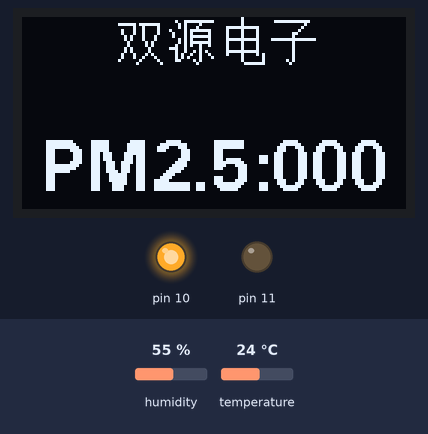
A sketch run on a simulated Arduino Uno, built with avr-gcc and run on an emulated ATmega328P. On the bench: 128×64 one-colour display, output pins drawn as LEDs (lit = HIGH). The inputs (shaded band) are chosen by the test bench; at power-on: humidity 55 %, temperature 24 °C.

Above: at 18.9 s.
19.0 s: humidity set to 22 %
At 27.4 s:
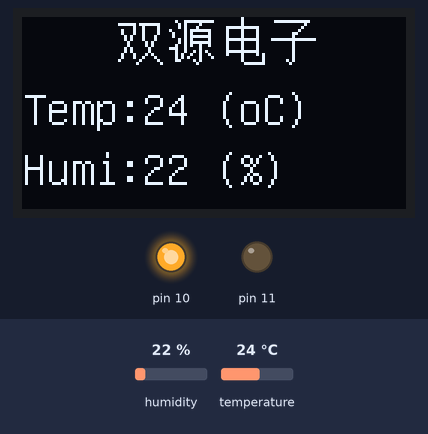
36.9 s: temperature set to 12 °C
At 45.0 s:
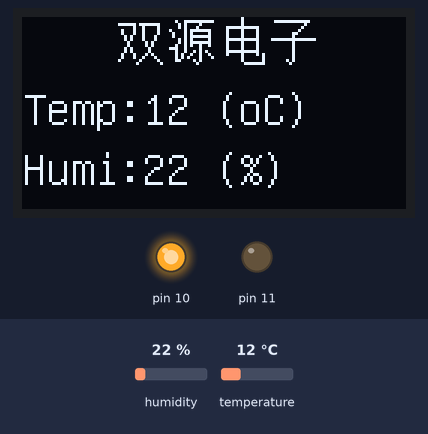
54.8 s: humidity set to 40 %
At 63.2 s:
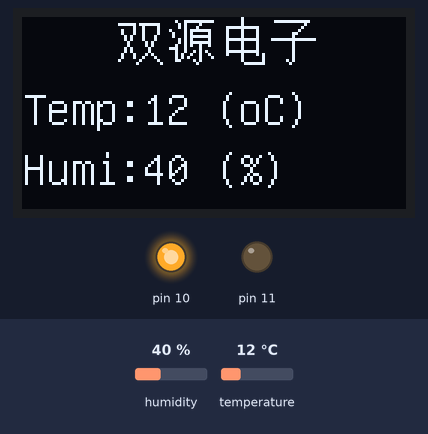
72.7 s: temperature set to 19 °C
At 80.5 s:
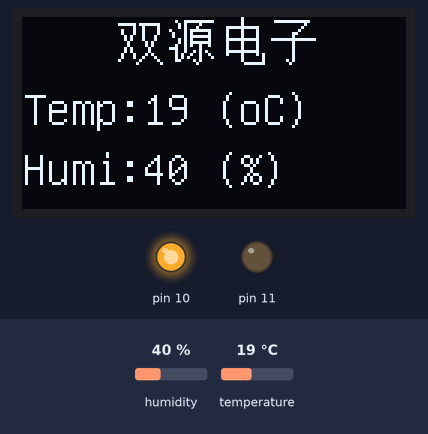
Timing chart, 0 to 82.0 s (numbered marks = the images above; inputs shaded):
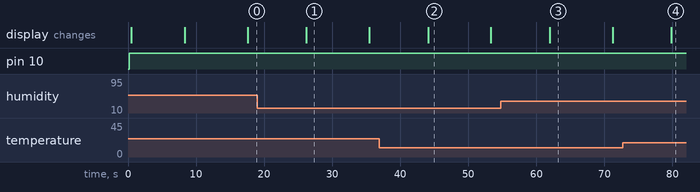

The sketch:

OLED_PM25.ino
```cpp
#include <SoftwareSerial.h>
#include "U8glib.h"
#include <dht11.h>
#define DHT11PIN 9
dht11 DHT11;
U8GLIB_SSD1306_128X64 u8g(U8G_I2C_OPT_NONE);
SoftwareSerial mySerial(8,7);
int oldVal=0;
int cnt=0;
const   uint8_t bitmap_s []   U8G_PROGMEM  ={0x00,0x00,0x00,0x00,0xFD,0xFC,0x04,0x84,0x44,0x84,0x44,0x84,0x28,0x88,0x28,0x88,
0x10,0x50,0x10,0x50,0x28,0x20,0x28,0x20,0x44,0x50,0x44,0x88,0x81,0x04,0x02,0x02};/*"双",0*/

const   uint8_t bitmap_y []   U8G_PROGMEM  ={0x00,0x00,0x27,0xFE,0x14,0x20,0x14,0x40,0x85,0xFC,0x45,0x04,0x45,0xFC,0x15,0x04,
0x15,0xFC,0x25,0x24,0xE4,0x20,0x24,0xA8,0x29,0x24,0x2A,0x22,0x30,0xA0,0x00,0x40};/*"源",1*/

const   uint8_t bitmap_d []   U8G_PROGMEM  ={0x01,0x00,0x01,0x00,0x01,0x00,0x3F,0xF8,0x21,0x08,0x21,0x08,0x21,0x08,0x3F,0xF8,
0x21,0x08,0x21,0x08,0x21,0x08,0x3F,0xF8,0x21,0x0A,0x01,0x02,0x01,0x02,0x00,0xFE};/*"电",2*/

const   uint8_t bitmap_z[]    U8G_PROGMEM  ={0x00,0x00,0x7F,0xF8,0x00,0x10,0x00,0x20,0x00,0x40,0x01,0x80,0x01,0x00,0xFF,0xFE,
0x01,0x00,0x01,0x00,0x01,0x00,0x01,0x00,0x01,0x00,0x01,0x00,0x05,0x00,0x02,0x00};/*"子",3*/
void draw(void) {
  u8g.setFont(u8g_font_unifont);
  // graphic commands to redraw the complete screen should be placed here
 u8g.drawBitmapP ( 32 , 0 , 2 , 16 , bitmap_s);
 u8g.drawBitmapP ( 49 , 0 , 2 , 16 , bitmap_y );
 u8g.drawBitmapP ( 66 , 0 , 2 , 16 , bitmap_d);
 u8g.drawBitmapP ( 83 , 0 , 2 , 16 , bitmap_z );
}
void setup() {
  // put your setup code here, to run once:
  Serial.begin(2400);
  mySerial.begin(2400);
  pinMode(10,OUTPUT);
  pinMode(11,OUTPUT);
  delay(200);
}

void loop() {
  // put your main code here, to run repeatedly:
  char str1[32];
  char str2[32];
  float val_pm25;
  int chk;
  cnt++;
  if(cnt==20)
  cnt=0;
  if(cnt<=10)
  {
    val_pm25 = calcPM25();//夏普PM2.5传感器
  //Serial.println(val_pm25);
    if(val_pm25>0)
        oldVal=(int)val_pm25;
    if(oldVal>999)
        oldVal=999;
    sprintf(str1,"PM2.5:%03d",oldVal);
    //////////////////////////////////////
    if(oldVal<150)//空气良好：绿色
  {
    digitalWrite(10,1);
    digitalWrite(11,0);
    }else if(oldVal<300)//空气一般：黄色
    {
      analogWrite(10,200);
      analogWrite(11,50);
      }else{//空气差：红色
        digitalWrite(10,0);
        digitalWrite(11,1);
      }
    //////////////////////////////////////
     u8g.firstPage();
  do {
      draw();
      u8g.setFont(u8g_font_fub17);
      u8g.drawStr(6, 58,str1);
      //u8g.drawStr(0, 40,str1);
  } while( u8g.nextPage() );

    }else{
      chk = DHT11.read(DHT11PIN);
      delay(200);
  if(chk==DHTLIB_OK)
  {
    sprintf(str1,"Humi:%d (%%)     ",(int)DHT11.humidity);
    sprintf(str2,"Temp:%d (oC)    ",(int)DHT11.temperature);
    u8g.firstPage();
  do {
      draw();
      u8g.drawStr(0, 56,str1);
      u8g.drawStr(0, 36,str2);
  } while( u8g.nextPage() );
  }

     }
  delay(500);
}
float calcPM25()//计算均值，采集5个点，去掉最大最小值，然后求平均数
{
  float val[5],vpm;
  float vmax,vmin,vsum;
  int i,j;
  vsum = 0.0;
  for(i=0;i<5;i++)
  {
    j=0;
    while(1)
    {
      vpm = GetPM25Data_sharp();
      if(vpm>1.0)
      break;
      j++;
      if(j==5)
      return 0.0;
      }
      val[i] = vpm;
      vsum+=vpm;
    }
    vmax = val[0];
    vmin = val[0];
    for(i=0;i<4;i++)
    {
      if(vmax<val[i+1])
      vmax = val[i+1];
      if(vmin>val[i+1])
      vmin = val[i+1];
      }
     vsum-=vmax;
     vsum-=vmin;
     return vsum/3.0;
 }
float GetPM25Data_sharp()//读取PM2.5传感器,波特率：2400； 校验位：无； 停止位：1 位； 数据位：8；数据包长度为7字节
{
  int cnt,pmval,readcmd[7];
  unsigned char gdata,eFlag,rbytes=0;
  float pm25;
  cnt=0;
   eFlag =0;
  while(mySerial.available()>0)
  //while(Serial.available()>0)
  {
    gdata = mySerial.read();//保存接收字符
    //gdata = Serial.read();//保存接收字符
    if(gdata==0xAA&&eFlag==0)
     {
        eFlag=1;
    }
    if(eFlag==1)
    {
        readcmd[rbytes++]=gdata;
    }
    delay(2);
    cnt++;
    if(cnt>100)
    return 0;
    if(rbytes==7)//完整帧
    {
      break;
      }
    }
    if(rbytes==0)
     return 0;
    //if(readcmd[6]!=0xFF)
    // return 0;
  pmval = readcmd[1];
  pmval<<=8;
  pmval+=readcmd[2];
  pm25 = pmval*5.0/1024.0;//计算PM2.5值
  pm25*=800.0;
  if(pm25>999)
  pm25=0;
  return pm25;
}
```

ABTButton.cpp
```cpp
/**
 * \class ABTButton
 * \brief   Driver for ultrasonic sensor device.
 * @file    ABTButton.cpp
 * @author  ANTBOT
 * @version V1.0.1
 * @date    2017/9/10
 * @brief   Driver for Me ultrasonic sensor device.
 */
#include "ABTButton.h"


ABTButton::ABTButton(unsigned char port):ABTPort(port)
{
  _SignalPin = port;
  //s1=pin1();
  //s2=pin2();
}
unsigned char ABTButton::GetButton1()
{
  pinMode(s1, INPUT);
  return digitalRead(s1);
}
unsigned char ABTButton::GetButton2()
{
  pinMode(s2, INPUT);
  return digitalRead(s2);
}
```

ABTButton.h
```cpp
/**
 * \brief   Driver for Button module.
 * @file    ABTButton.h
 * @author  ANTBOT
 * @version V1.0.0
 * @date    2017/09/10
 * @brief   Header for for ABTButton.cpp module
 */
#ifndef ABTBUTTON_H
#define ABTBUTTON_H


#include <Arduino.h>
#include "ABTPort.h"


class ABTButton : public ABTPort
{
public:

  ABTButton(uint8_t port);
  unsigned char GetButton1();
  unsigned char GetButton2();
private:
  unsigned char  _SignalPin;
};

#endif
```

ABTPort.cpp
```cpp
/**
 * \class ABTPort
 * \brief   Port Mapping for RJ25
 * @file    ABTPort.cpp
 * @author  ANTBOT
 * @version V1.0.1
 * @date    2017/09/10
 * @brief   Port Mapping for RJ25
 */
#include "ABTPort.h"


ABTPort::ABTPort(void)
{
  s1 = _abtPort[0].s1;
  s2 = _abtPort[0].s2;
  _port = 0;
}

ABTPort::ABTPort(unsigned char port)
{
  s1 = _abtPort[port].s1;
  s2 = _abtPort[port].s2;
  _port = port;
}

bool ABTPort::dRead1(void)
{
  bool val;
  pinMode(s1, INPUT);
  val = digitalRead(s1);
  return(val);
}
bool ABTPort::dRead2(void)
{
  bool val;
  pinMode(s2, INPUT);
  val = digitalRead(s2);
  return(val);
}
void ABTPort::dWrite1(bool value)
{
  pinMode(s1, OUTPUT);
  digitalWrite(s1, value);
}

void ABTPort::dWrite2(bool value)
{
  pinMode(s2, OUTPUT);
  digitalWrite(s2, value);
}

int ABTPort::aRead1(void)
{
  int val;
  pinMode(s1, INPUT);
  val = analogRead(s1);
  return(val);
}

int ABTPort::aRead2(void)
{
  int16_t val;
  pinMode(s2, INPUT);
  val = analogRead(s2);
  return(val);
}

void ABTPort::aWrite1(int value)
{
  analogWrite(s1, value);
}

void ABTPort::aWrite2(int value)
{
  analogWrite(s2, value);
}

unsigned char ABTPort::pin1(void)
{
  return(s1);
}

unsigned char ABTPort::pin2(void)
{
  return(s2);
}
```

ABTPort.h
```cpp
/**
 * \class ABTPort
 * \brief   Port Mapping for RJ25
 * @file    ABTPort.h
 * @author  ANTBOT
 * @version V1.0.1
 * @date    2017/09/10
 * @brief   Header for ABTPort.cpp module
 */
#ifndef ABTPORT_H_
#define ABTPORT_H_

#include <Arduino.h>
/**
 * A structure to represent MePort Signal.
 */
typedef struct
{
  uint8_t s1;
  uint8_t s2;
} ABTPorts;

extern ABTPorts _abtPort[6];  //
#define PORT_1  (0x00)
#define PORT_2  (0x01)
#define PORT_3  (0x02)
#define PORT_4  (0x03)
#define PORT_5  (0x04)
#define PORT_6  (0x05)

#define FALSE   (0)
#define TRUE    (1)


class ABTPort
{
public:

  ABTPort(void);

  ABTPort(unsigned char port);

  bool dRead1(void);

  bool dRead2(void);

  void dWrite1(bool value);

  void dWrite2(bool value);

  int aRead1(void);

  int aRead2(void);

  void aWrite1(int value);

  void aWrite2(int value);

  unsigned char pin1(void);
  unsigned char pin2(void);

protected:


  unsigned char s1;

  unsigned char s2;

  unsigned char _port;

};
#endif
```

ABTUltrasonicSensor.cpp
```cpp
/**
 * \class ABTUltrasonicSensor
 * \brief   Driver for ultrasonic sensor device.
 * @file    ABTUltrasonicSensor.cpp
 * @author  ANTBOT
 * @version V1.0.1
 * @date    2017/9/10
 * @brief   Driver for Me ultrasonic sensor device.
 */
#include "ABTUltrasonicSensor.h"


ABTUltrasonicSensor::ABTUltrasonicSensor(unsigned char port):ABTPort(port)
{
  _SignalPin = port;
  //s1=pin1();
  //s2=pin2();
}
double ABTUltrasonicSensor::distanceCm(int MAXcm)
{
  long distance = measure(MAXcm * 55 + 200);
  return( (double)distance / 58.0);
}

long ABTUltrasonicSensor::measure(unsigned long timeout)
{
  long duration;
  ABTPort::dWrite1(LOW);
  delayMicroseconds(2);
  ABTPort::dWrite1(HIGH);
  delayMicroseconds(10);
  ABTPort::dWrite1(LOW);
  pinMode(s2, INPUT);
  duration = pulseIn(s2, HIGH, timeout);
  delayMicroseconds(200);
  return(duration);
}
```

ABTUltrasonicSensor.h
```cpp
/**
 * \brief   Driver for ultrasonic sensor device.
 * @file    ABTUltrasonicSensor.h
 * @author  ANTBOT
 * @version V1.0.0
 * @date    2017/09/10
 * @brief   Header for for ABTUltrasonicSensor.cpp module
 */
#ifndef ABTUltrasonicSensor_H
#define ABTUltrasonicSensor_H


#include <Arduino.h>
#include "ABTPort.h"


class ABTUltrasonicSensor : public ABTPort
{
public:

  ABTUltrasonicSensor(unsigned char port);
  double distanceCm(int MAXcm = 400);
  long measure(unsigned long timeout = 30000);
private:
  unsigned char  _SignalPin;
};

#endif
```

Measured:
- after the input at 19.0 s, the display: changes after 7.2 s (image 1)
- after the input at 36.9 s, the display: changes after 7.2 s (image 2)
- after the input at 54.8 s, the display: changes after 7.2 s (image 3)
- after the input at 72.7 s, the display: changes after 7.2 s (image 4)
- what the display in image 1 shows lasts 9.3 s, from 26.2 s to 35.5 s
- what the display in image 3 shows lasts 9.2 s, from 62.0 s to 71.2 s
